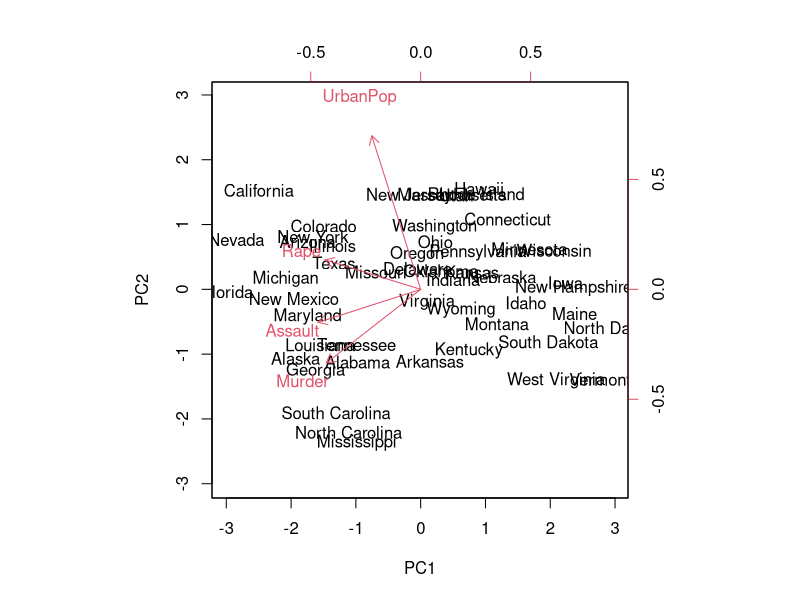
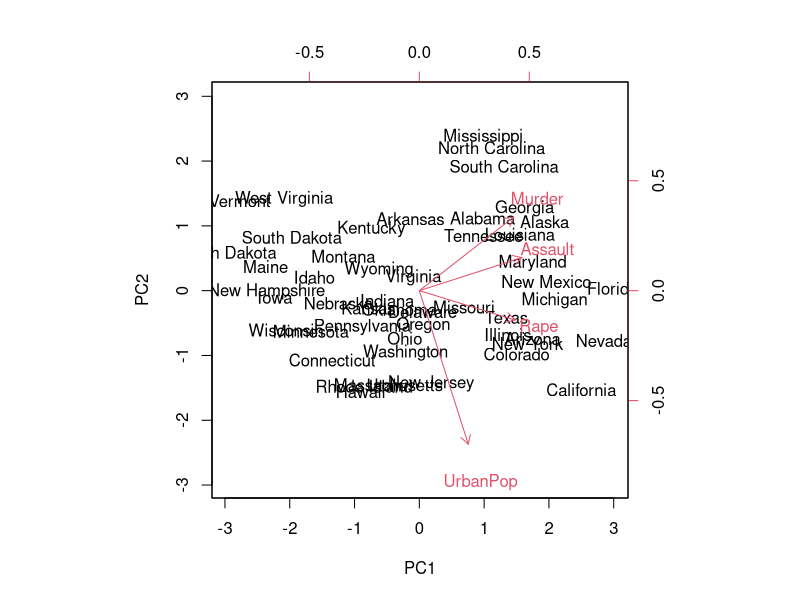
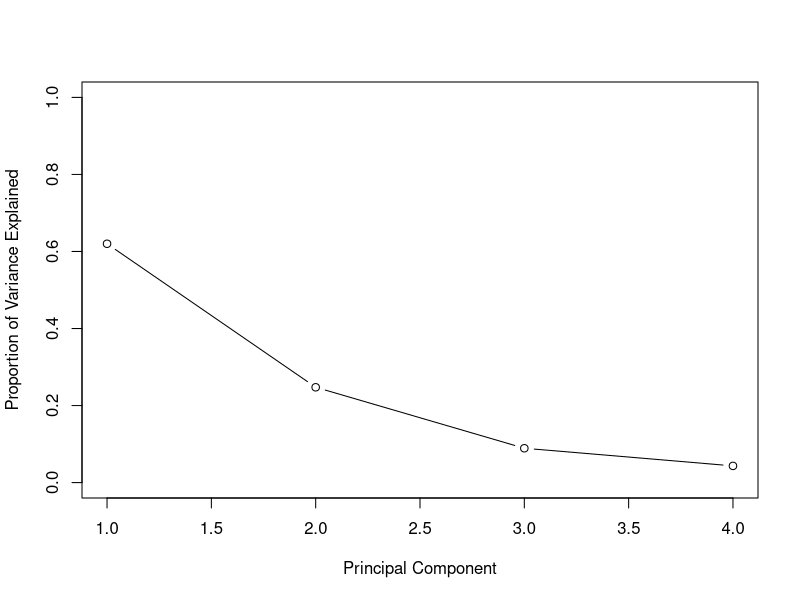
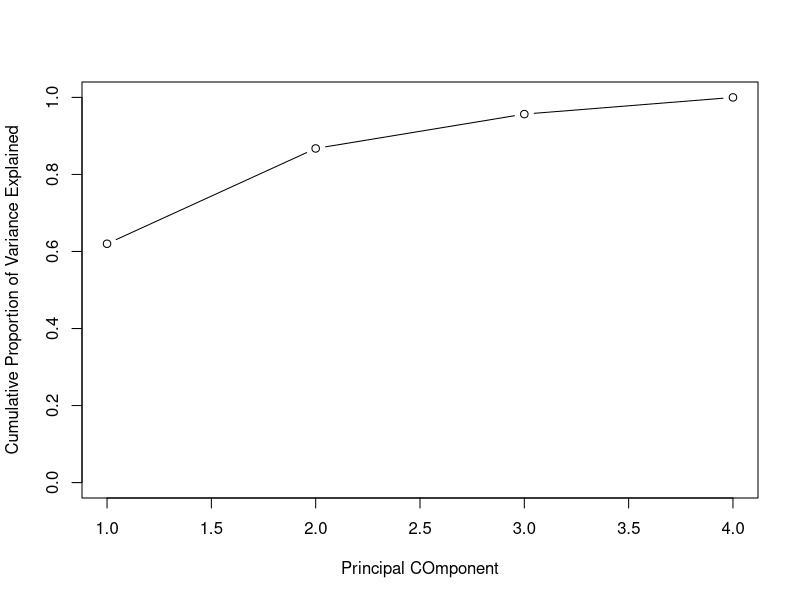

These charts were generated, in order, by the following R code:

#  Performing PRINCIPLE COMPONENTS ANALYSIS (PCA) on the USArrests data set (base R)

# get row names
states = row.names(USArrests)
states

# view column names
names(USArrests)

# variable means
apply(USArrests, 2, mean)

# variable variance
apply(USArrests, 2, var)

# mean and variance show need to standardize the data before PCA

# PERFORM PCA WITH SCALING
pr.out <- prcomp(USArrests, scale = TRUE)
names(pr.out)

# the center and scale components correspond to the means and standard deviations of the variables
pr.out$center

pr.out$scale

# rotation matrix provides the principal component loadings (each column provides the corresponding principal component loading vector)
pr.out$rotation

# There are four distinct principal components.

# The x matrix has the principal component score vectors in its columns
pr.out$x

# plot first two principal components
# scale = 0:  ensures the arrows are scaled to represent the loadings
biplot(pr.out, scale = 0)

# reproduce figure from chapter (PCs can have different signs)
pr.out$rotation = -pr.out$rotation
pr.out$x = -pr.out$x
biplot(pr.out, scale = 0)

# standard deviation of each principal component
pr.out$sdev

# variance explained by each principal component
pr.var <- pr.out$sdev ^ 2
pr.var

# proportion of variance explained by each principal component
pve <- pr.var/sum(pr.var)
pve
# The first principal component explains 62.00% of the variation in the data

# plot the pve explained by each component (and cumulative PVE)
plot(pve, xlab = "Principal Component", ylab = "Proportion of Variance Explained", ylim = c(0,1), type = 'b')
plot(cumsum(pve), xlab = "Principal COmponent", ylab = "Cumulative Proportion of Variance Explained",
     ylim = c(0,1), type = 'b')



